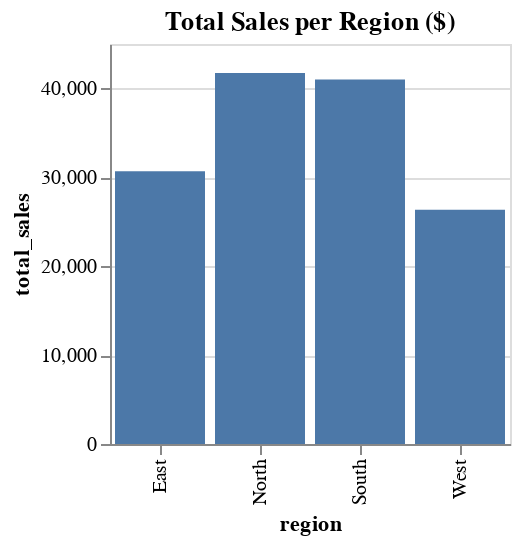

The notebook cell this image was saved under:
### Code cell
from data_generation import generate_data

sales_data = generate_data(50)

import polars as pl

orders_polars = pl.DataFrame(sales_data)

(
    orders_polars.group_by("region")
    .agg(total_sales=pl.col("sales_income").sum())
    .plot.bar(x="region", y="total_sales")
    .properties(width=200, height=200, title="Total Sales per Region ($)")
)

### Figure 1 — Vega-Lite specification as saved in the notebook (floating-point values rounded to 4 significant figures)
{"config": {"view": {"continuousWidth": 300, "continuousHeight": 300}}, "data": {"name": "data-fdaaf18fe1b8cd6322fc2c0761805165"}, "mark": {"type": "bar", "tooltip": true}, "encoding": {"x": {"field": "region", "type": "nominal"}, "y": {"field": "total_sales", "type": "quantitative"}}, "height": 200, "params": [{"name": "param_2", "select": {"type": "interval", "encodings": ["x", "y"]}, "bind": "scales"}], "title": "Total Sales per Region ($)", "width": 200, "$schema": "https://vega.github.io/schema/vega-lite/v5.20.1.json", "datasets": {"data-fdaaf18fe1b8cd6322fc2c0761805165": [{"region": "South", "total_sales": 41017}, {"region": "North", "total_sales": 41724}, {"region": "West", "total_sales": 26347}, {"region": "East", "total_sales": 30674}]}}
